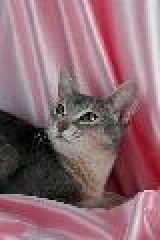
%> input picture checker-part-4/dataset/cats/458002.jpg, 80 x 120 px (shown 2 times larger); its folder holds only this picture in this run
$ octave test3.m   (GNU Octave 9; MATLAB toolbox functions it lacks are replaced by stand-ins)
%> lines starting %> are read from the running program, lines starting %| are printed output that depends on the picture
### checker-part-3/rgbHistogram.m
function [sol] = rgbHistogram(path_to_image, count_bins)
%> called with count_bins = 20

  I = imread(path_to_image);
%> I is the input picture: size 120x80x3 uint8; mean R, G, B 142.8, 106.1, 114.7
  im = double(I);
  R = im(:, :, 1);
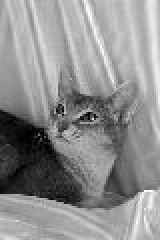
%> R: size 120x80 double (shown 2 times larger); min 0, max 255, mean 142.8
  G = im(:, :, 2);
  B = im(:, :, 3);
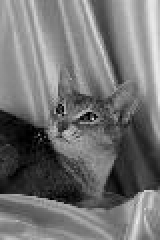
%> B: size 120x80 double (shown 2 times larger); min 0, max 236, mean 114.7
  red_chan = floor(R * count_bins / 256);
  green_chan = floor(G * count_bins / 256);
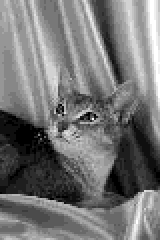
%> green_chan: size 120x80 double (shown 2 times larger); min 0, max 17, mean 7.8; drawn with min black and max white
  blue_chan = floor(B * count_bins / 256);
  h = red_chan + 1;
  h = h(:);
  out1 = accumarray(h, 1, [count_bins 1]);
%> out1 = 20 values, max 1507 at index 14, min 20 at index 20, mean 480
  h = green_chan + 1;
  h = h(:);
  out2 = accumarray(h, 1, [count_bins 1]);
%> out2 = 20 values, max 1309 at index 11, min 0 at index 19, mean 480
  h = blue_chan + 1;
  h = h(:);
  out3 = accumarray(h, 1, [count_bins 1]);
%> out3 = 20 values, max 1321 at index 12, min 0 at index 20, mean 480
  sol = cat(1, out1, out2, out3);
%> sol = 60 values, max 1507 at index 14, min 0 at index 39, mean 480
  sol = sol.';

end

### checker-part-3/preprocess.m
function [X, y] = preprocess(path_to_dataset, histogram, count_bins)

  path1 = fullfile(path_to_dataset, "cats/");
  path2 = fullfile(path_to_dataset, "not_cats/");
  files1 = dir(fullfile( path1, '*.jpg' ));
  files2 = dir(fullfile( path2, '*.jpg' ));
  X = zeros( length(files1) + length(files2), count_bins*3 );
  y = zeros( length(files1) + length(files2), 1 );

  for k = 1:length(files1)
     filename = fullfile(path1, files1(k).name);
     if histogram == 'RGB'
       [sol] = rgbHistogram(filename, count_bins);
     elseif histogram == 'HSV'
       [sol] = hsvHistogram(filename, count_bins);
     endif
     X(k, :) = sol;
     y(k) = 1;
  endfor
  for k=1:length(files2)
    filename = fullfile(path2, files2(k).name);
    if histogram == 'RGB'
      [sol] = rgbHistogram(filename, count_bins);
%> call 2 of rgbHistogram, with count_bins = 20
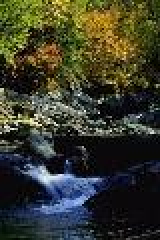
%> input picture checker-part-4/dataset/not_cats/150020.jpg, 80 x 120 px (shown 2 times larger)
%> in rgbHistogram, I is the input picture: size 120x80x3 uint8; mean R, G, B 57.8, 59.4, 44.4
%> in rgbHistogram (call 2), `R = im(:, :, 1);`:
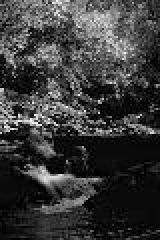
%> R: size 120x80 double (shown 2 times larger); min 0, max 255, mean 57.8
%> in rgbHistogram (call 2), `G = im(:, :, 2);`:
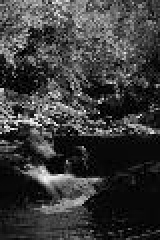
%> G: size 120x80 double (shown 2 times larger); min 0, max 253, mean 59.4
%> in rgbHistogram (call 2), `B = im(:, :, 3);`:
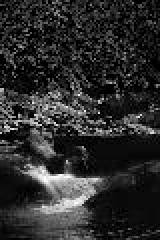
%> B: size 120x80 double (shown 2 times larger); min 0, max 255, mean 44.4
%> in rgbHistogram (call 2), `out1 = accumarray(h, 1, [count_bins 1]);`: out1 = 20 values, max 2541 at index 1, min 11 at index 20, mean 480
%> in rgbHistogram (call 2), `out2 = accumarray(h, 1, [count_bins 1]);`: out2 = 20 values, max 2419 at index 1, min 11 at index 20, mean 480
%> in rgbHistogram (call 2), `out3 = accumarray(h, 1, [count_bins 1]);`: out3 = 20 values, max 3083 at index 1, min 16 at index 20, mean 480
%> in rgbHistogram (call 2), `sol = cat(1, out1, out2, out3);`: sol = 60 values, max 3083 at index 41, min 11 at index 20, mean 480
    elseif histogram == 'HSV'
      [sol] = hsvHistogram(filename, count_bins);
    endif
    X(k + length(files1), :) = sol;
    y(k + length(files1)) = -1;
   endfor

endfunction

### test3.m
path1 = '/home/bianca/Documents/MN_tema1/checker-part-4/dataset/';
path2 = '/home/bianca/Documents/MN_tema1/checker-part-4/testset/';
histogram = "RGB";
count_bins = 20;
[X, y] = preprocess(path1, histogram, count_bins);
%> X = 60 columns, first 8: [167 298 324 318 180 180 283 316; 2541 1317 830 738 587 547 548 434]; y = [1; -1]
%> (the run ends here)
